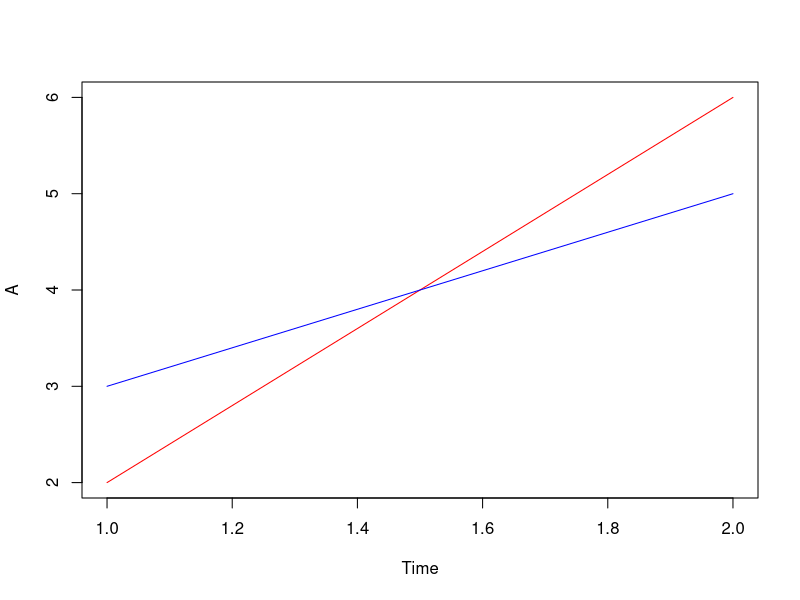
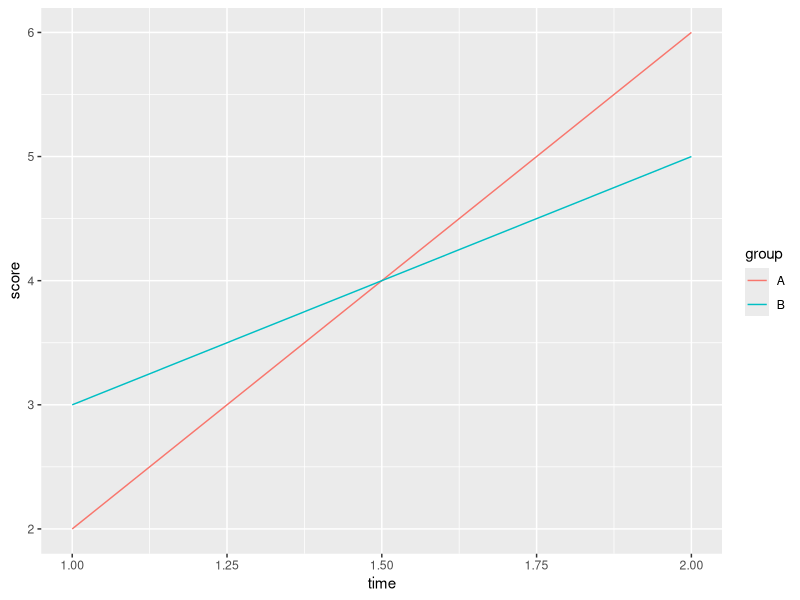
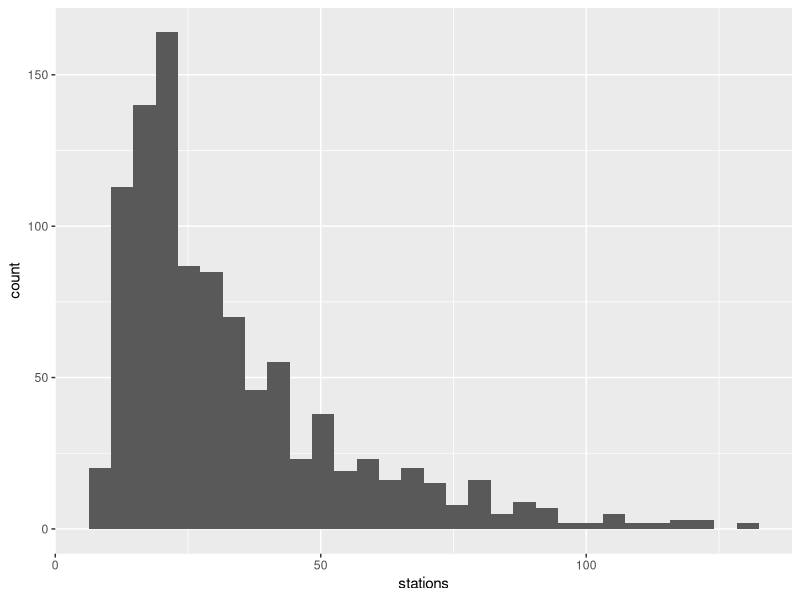
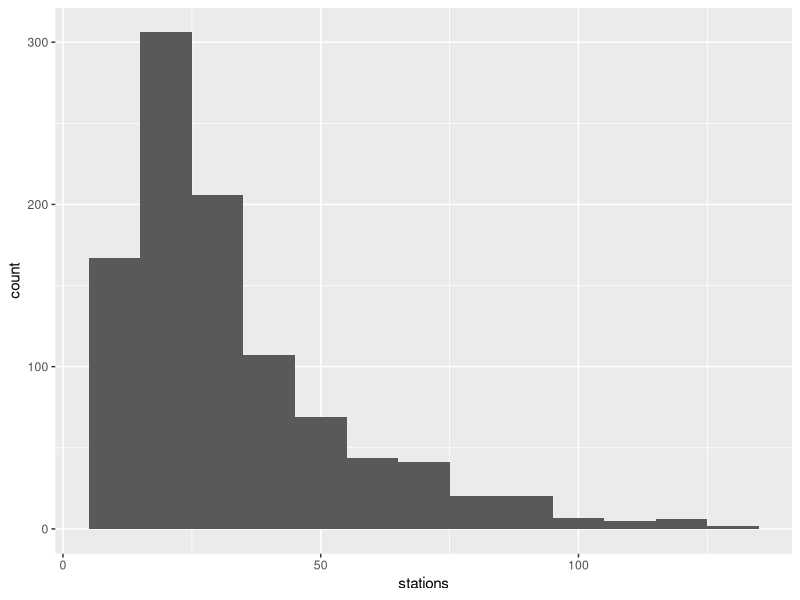
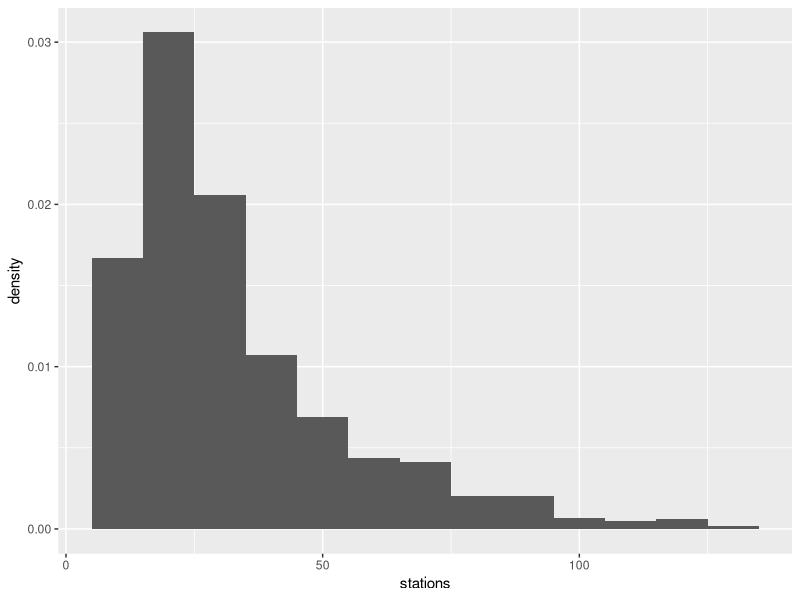
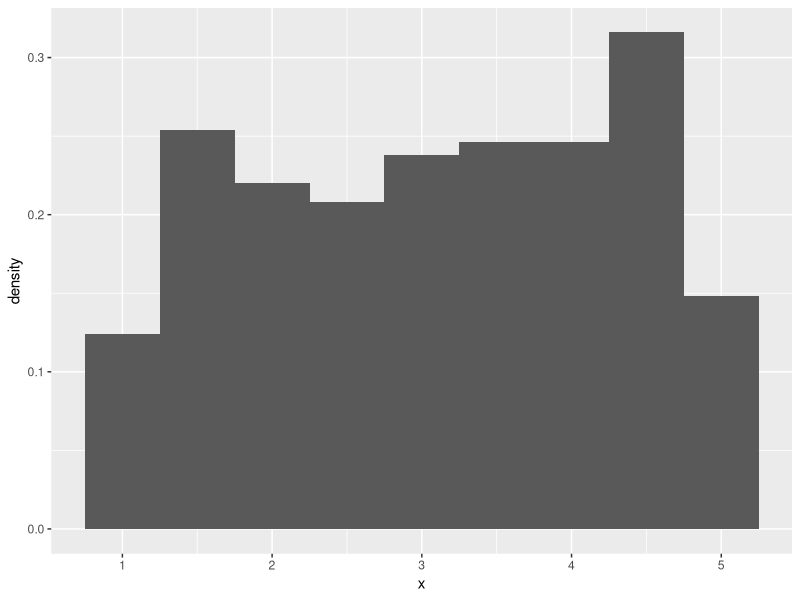
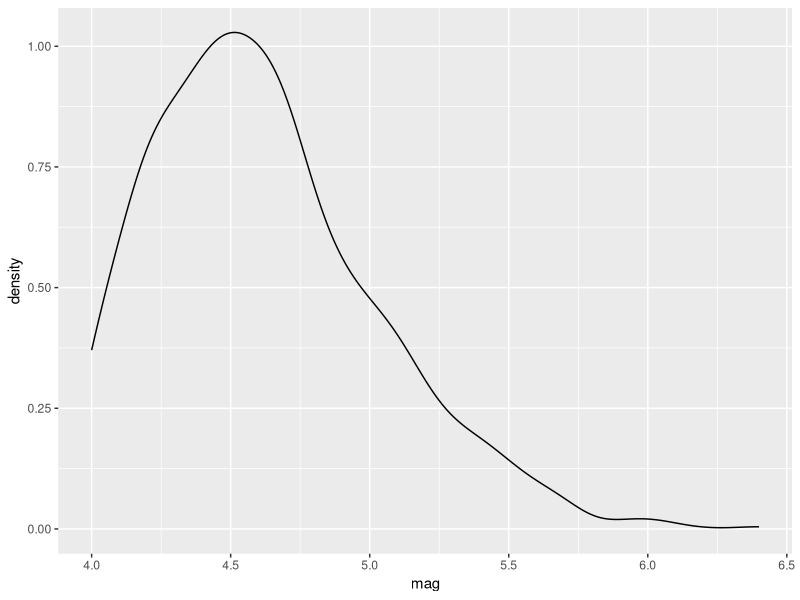
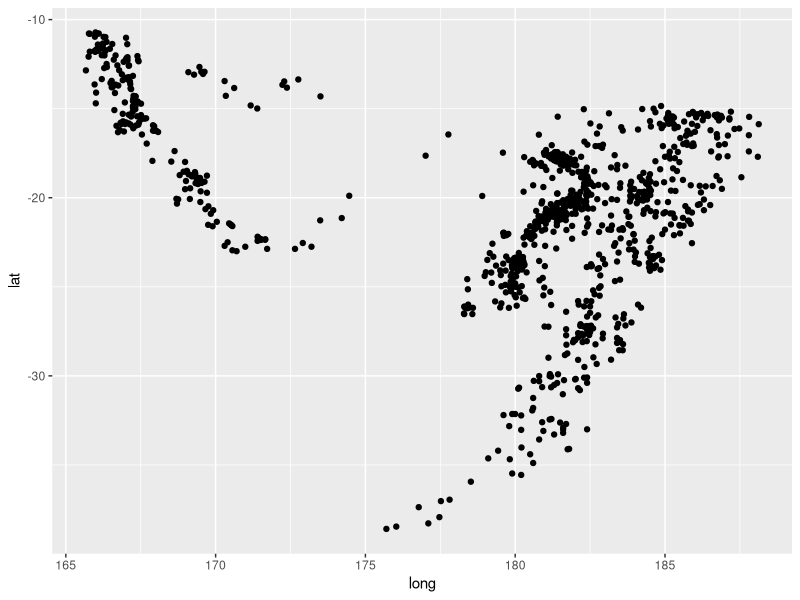

The R script that drew these images, in order:
## ---- chunk 1
options(width=50)
library('ggplot2')
library('tidyr')
## ---- chunk 2
Time <- c(1, 2)
A <- c(2, 6)
B <- c(3, 5)
## ---- chunk 3
plot(Time, A, type='l', col='red')
lines(B, col='blue')
## ---- chunk 4
df <- data.frame(time=Time, A=A, B=B )
df.tidy <- gather(df, key=group, value=score, A:B)
## ---- chunk 5
p <- ggplot(df.tidy, aes(x=time, y=score))
p <- p + geom_line(aes(color=group))
p
## ---- chunk 6
p <- ggplot(data=quakes)
## ---- chunk 7
p <- ggplot(quakes, aes(x=depth, y=mag) )
## ---- chunk 8
p <- ggplot(quakes, aes(x=depth, y=mag))
p <- p + geom_point()  # add 'point' geometry to p
## ---- chunk 9
p <- ggplot(quakes, aes(x=stations))
p <- p + geom_histogram()
p
## ---- chunk 10
p <- ggplot(quakes, aes(x=stations))
p <- p + geom_histogram(binwidth=10)
p
## ---- chunk 11
?geom_histogram
## ---- chunk 12
p <- ggplot(quakes, aes(x=stations))
p <- p + geom_histogram(binwidth=10, 
                        aes(y=..density..))
p
## ---- chunk 13
X <- data.frame(x=runif(1000, 1, 5))
p <- ggplot(data=X, aes(x=x))
p <- p + geom_histogram(binwidth=0.5, 
                        aes(y=..density..))
p
## ---- chunk 14
p <- ggplot(data=quakes, aes(x=mag))
p <- p + geom_density()
p
## ---- chunk 15
p <- ggplot(quakes, aes(x=long, y=lat))
p <- p + geom_point()
p
## ---- chunk 16
p <- ggplot()
p <- p + geom_point(data=quakes, aes(x=long, y=lat))
p
